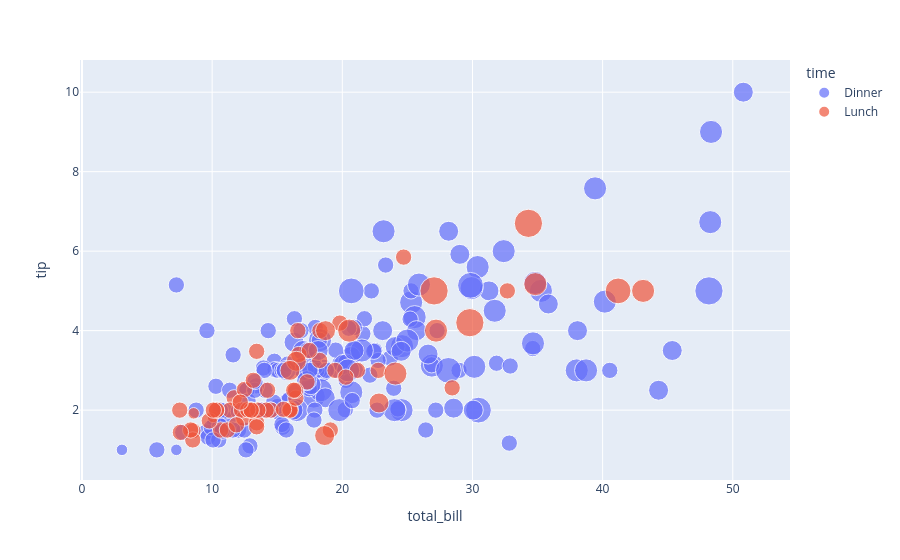

Notebook cell for this chart:
### Code cell
fig = px.scatter(
    df,
    x = 'total_bill',
    y = 'tip',
    color = 'time',
    size='size',
    hover_data = ['sex',],
    title = 'bieu do'
)
fig.show()

### Figure 1 — Plotly figure (JSON) as saved in the notebook; plotly's stock layout.template omitted (floating-point values rounded to 4 significant figures; data arrays with more than 128 entries replaced by an {"elided": "..."} marker saying what was removed)
{"data": [{"customdata": {"elided": "176x1 str values"}, "hovertemplate": "time=Dinner<br>total_bill=%{x}<br>tip=%{y}<br>size=%{marker.size}<br>sex=%{customdata[0]}<extra></extra>", "legendgroup": "Dinner", "marker": {"color": "#636efa", "size": {"elided": "176 int values"}, "sizemode": "area", "sizeref": 0.015, "symbol": "circle"}, "mode": "markers", "name": "Dinner", "orientation": "v", "showlegend": true, "type": "scatter", "x": {"elided": "176 float values"}, "xaxis": "x", "y": {"elided": "176 float values"}, "yaxis": "y"}, {"customdata": [["Male"], ["Male"], ["Male"], ["Male"], ["Male"], ["Female"], ["Male"], ["Male"], ["Female"], ["Male"], ["Male"], ["Male"], ["Male"], ["Female"], ["Female"], ["Female"], ["Male"], ["Female"], ["Male"], ["Male"], ["Female"], ["Female"], ["Male"], ["Female"], ["Female"], ["Male"], ["Male"], ["Female"], ["Female"], ["Female"], ["Female"], ["Female"], ["Female"], ["Female"], ["Male"], ["Female"], ["Female"], ["Male"], ["Male"], ["Female"], ["Female"], ["Female"], ["Female"], ["Female"], ["Male"], ["Male"], ["Female"], ["Male"], ["Male"], ["Male"], ["Male"], ["Male"], ["Female"], ["Female"], ["Male"], ["Male"], ["Female"], ["Female"], ["Female"], ["Male"], ["Female"], ["Male"], ["Female"], ["Male"], ["Female"], ["Male"], ["Female"], ["Female"]], "hovertemplate": "time=Lunch<br>total_bill=%{x}<br>tip=%{y}<br>size=%{marker.size}<br>sex=%{customdata[0]}<extra></extra>", "legendgroup": "Lunch", "marker": {"color": "#EF553B", "size": [4, 2, 2, 2, 2, 1, 2, 2, 4, 2, 2, 2, 2, 2, 2, 4, 2, 2, 2, 2, 2, 6, 2, 2, 2, 3, 2, 2, 2, 2, 2, 2, 2, 2, 2, 2, 2, 6, 5, 6, 2, 2, 3, 2, 2, 2, 2, 2, 2, 2, 2, 2, 4, 2, 2, 3, 2, 2, 2, 4, 3, 2, 2, 1, 3, 2, 2, 2], "sizemode": "area", "sizeref": 0.015, "symbol": "circle"}, "mode": "markers", "name": "Lunch", "orientation": "v", "showlegend": true, "type": "scatter", "x": [27.2, 22.76, 17.29, 19.44, 16.66, 10.07, 32.68, 15.98, 34.83, 13.03, 18.28, 24.71, 21.16, 10.65, 12.43, 24.08, 11.69, 13.42, 14.26, 15.95, 12.48, 29.8, 8.52, 14.52, 11.38, 22.82, 19.08, 20.27, 11.17, 12.26, 18.26, 8.51, 10.33, 14.15, 16.0, 13.16, 17.47, 34.3, 41.19, 27.05, 16.43, 8.35, 18.64, 11.87, 9.78, 7.51, 19.81, 28.44, 15.48, 16.58, 7.56, 10.34, 43.11, 13.0, 13.51, 18.71, 12.74, 13.0, 16.4, 20.53, 16.47, 12.16, 13.42, 8.58, 15.98, 13.42, 16.27, 10.09], "xaxis": "x", "y": [4.0, 3.0, 2.71, 3.0, 3.4, 1.83, 5.0, 2.03, 5.17, 2.0, 4.0, 5.85, 3.0, 1.5, 1.8, 2.92, 2.31, 1.68, 2.5, 2.0, 2.52, 4.2, 1.48, 2.0, 2.0, 2.18, 1.5, 2.83, 1.5, 2.0, 3.25, 1.25, 2.0, 2.0, 2.0, 2.75, 3.5, 6.7, 5.0, 5.0, 2.3, 1.5, 1.36, 1.63, 1.73, 2.0, 4.19, 2.56, 2.02, 4.0, 1.44, 2.0, 5.0, 2.0, 2.0, 4.0, 2.01, 2.0, 2.5, 4.0, 3.23, 2.2, 3.48, 1.92, 3.0, 1.58, 2.5, 2.0], "yaxis": "y"}], "layout": {"legend": {"itemsizing": "constant", "title": {"text": "time"}, "tracegroupgap": 0}, "margin": {"t": 60}, "xaxis": {"anchor": "y", "domain": [0, 1], "title": {"text": "total_bill"}}, "yaxis": {"anchor": "x", "domain": [0, 1], "title": {"text": "tip"}}}}
